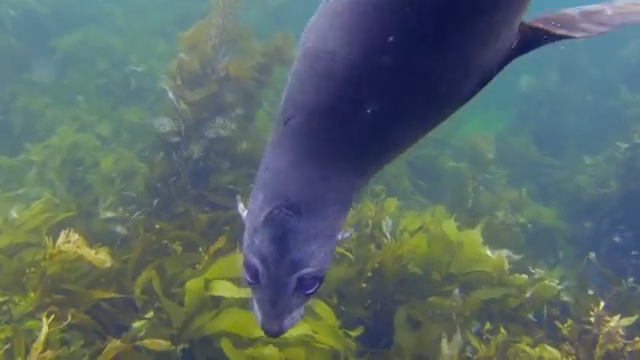
#> input picture data/raw-890/10909.png, 640 x 360 px; its folder holds only this picture in this run
$ python adaptive_preview.py   (older library calls are emulated)
#> lines starting #> are read from the running program, lines starting #| are printed output that depends on the picture
#> in process_one, original is the input picture: shape (360, 640, 3); mean B, G, R 104.2, 106, 89.8
### adaptive_pipeline.py

"""
Degradation-aware adaptive underwater enhancement.

Uses existing project implementations:
1. color_correction.py
2. dehazing.py
3. contrast.py

Input/output: uint8 BGR images.
"""

import cv2
import numpy as np

from dip.color_correction import correct
from dip.dehazing import dehaze
from dip.contrast import enhance_contrast


def clip01(value):
    return float(np.clip(value, 0.0, 1.0))


def estimate_degradation(image):
    """
    Estimate color deficiency, haze and local contrast.

    All indicators are heuristic proxies and require validation.
    """

    if image is None or image.ndim != 3 or image.shape[2] != 3:
        raise ValueError("Expected a valid 3-channel BGR image.")

    if image.dtype != np.uint8:
        raise TypeError("Expected uint8 BGR image.")

    f = image.astype(np.float32) / 255.0

    # --------------------------------------------------
    # 1. RED CHANNEL DEFICIENCY
    # --------------------------------------------------

    blue_mean, green_mean, red_mean = f.mean(axis=(0, 1))
#> blue_mean = 0.409; green_mean = 0.415; red_mean = 0.352

    red_deficiency = clip01(
        (green_mean - red_mean) / max(green_mean, 1e-6)
    )
#> red_deficiency = 0.153

    # --------------------------------------------------
    # 2. HAZE ESTIMATION USING UDCP TRANSMISSION
    # --------------------------------------------------

    _, transmission = dehaze(
        image,
        method="udcp",
        patch=15,
        omega=0.75,
        t0=0.25,
        refine=True,
        return_t=True,
    )

    mean_transmission = float(np.mean(transmission))
    median_transmission = float(np.median(transmission))

    haze_indicator = clip01(1.0 - mean_transmission)

    # --------------------------------------------------
    # 3. LOCAL CONTRAST ESTIMATION
    # --------------------------------------------------

    lab = cv2.cvtColor(image, cv2.COLOR_BGR2LAB)

    luminance = lab[:, :, 0].astype(np.float32)

    local_mean = cv2.boxFilter(
        luminance,
        -1,
        (15, 15),
        normalize=True,
    )

    local_mean_sq = cv2.boxFilter(
        luminance * luminance,
        -1,
        (15, 15),
        normalize=True,
    )

    local_variance = np.maximum(
        local_mean_sq - local_mean * local_mean,
        0.0,
    )

    local_std = np.sqrt(local_variance)

    local_contrast = float(np.mean(local_std))

    # Initial reference threshold. Validate on your dataset.
    target_local_contrast = 25.0

    contrast_deficiency = clip01(
        (target_local_contrast - local_contrast)
        / target_local_contrast
    )

    # --------------------------------------------------
    # 4. HIGH-FREQUENCY RESPONSE
    # --------------------------------------------------

    median_filtered = cv2.medianBlur(
        luminance.astype(np.uint8),
        3,
    ).astype(np.float32)

    high_frequency_residual = np.abs(
        luminance - median_filtered
    )

    high_frequency_score = clip01(
        float(np.median(high_frequency_residual)) / 12.0
    )

    return {
        "red_deficiency": red_deficiency,
        "haze_indicator": haze_indicator,
        "contrast_deficiency": contrast_deficiency,
        "local_contrast": local_contrast,
        "high_frequency_score": high_frequency_score,
        "mean_transmission": mean_transmission,
        "median_transmission": median_transmission,
        "red_mean": float(red_mean),
        "green_mean": float(green_mean),
        "blue_mean": float(blue_mean),
    }


DEFAULT_CONTROLLER = {
    "red_alpha_base": 0.15,
    "red_alpha_slope": 0.25,
    "udcp_omega_base": 0.55,
    "udcp_omega_slope": 0.25,
    "clahe_slope": 0.8,
}


def select_adaptive_parameters(degradation, controller=None):
    """
    Conservative adaptive parameter controller.

    Initial parameter ranges must be tuned using validation data.
    """

    red_def = degradation["red_deficiency"]
    haze = degradation["haze_indicator"]
    contrast_def = degradation["contrast_deficiency"]
    high_frequency = degradation["high_frequency_score"]

    # Conservative red compensation.
    # Use green reference to avoid blue channel increasing reference mean.
    coefficients = {**DEFAULT_CONTROLLER, **(controller or {})}
    red_alpha = float(
        np.clip(
            coefficients["red_alpha_base"] + coefficients["red_alpha_slope"] * red_def,
            coefficients["red_alpha_base"],
            0.40,
        )
    )

    # Stronger haze estimate -> stronger UDCP.
    udcp_omega = float(
        np.clip(
            coefficients["udcp_omega_base"] + coefficients["udcp_omega_slope"] * haze,
            coefficients["udcp_omega_base"],
            0.80,
        )
    )

    # Fixed transmission floor.
    udcp_t0 = 0.25

    # Increase CLAHE only when local contrast is low.
    # Reduce enhancement when high-frequency response is high.
    clahe_clip_limit = float(
        np.clip(
            1.0 + coefficients["clahe_slope"] * contrast_def
            * (1.0 - 0.5 * high_frequency),
            1.0,
            1.8,
        )
    )

    return {
        "red_alpha": red_alpha,
        "red_reference": "green",
        "shades_max_gain": 1.5,
        "shades_stretch": False,
        "udcp_omega": udcp_omega,
        "udcp_t0": udcp_t0,
        "clahe_clip_limit": clahe_clip_limit,
    }


# [71 lines left out: function enhance_adaptive, not called in this run]

### dip/dehazing.py
"""
Dehazing for underwater images.
Problem: light scatters off particles in the water, adding a veil of "haze" over the scene.
Model:   I = J * t + A * (1 - t)
         I = observed image, J = clean scene (what we want), t = transmission (how much scene light
         survives, 0-1), A = atmospheric / veiling light (the color of the haze itself).
All functions take and return uint8 BGR images (OpenCV's default format).
"""
import numpy as np             # array maths on pixel values
import cv2                     # OpenCV, used for min/box filters


def dark_channel(img_f, patch=15, channels=None):  # darkest value in each local patch
#> called with patch = 15
    sub = img_f if channels is None else img_f[..., channels]  # optionally use only some channels
    per_pixel_min = sub.min(axis=2)                # smallest value across the chosen channels at each pixel
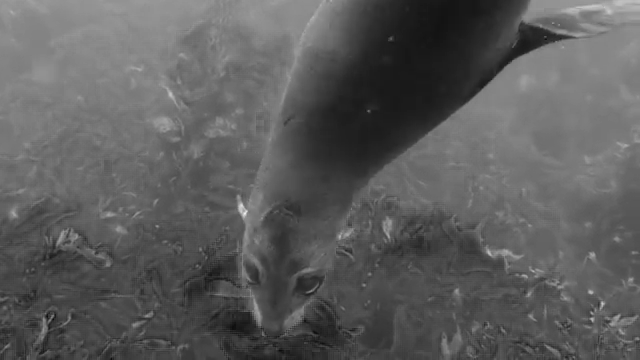
#> per_pixel_min: shape (360, 640) float32; min 0.0471, max 0.929, mean 0.362
    kernel = cv2.getStructuringElement(cv2.MORPH_RECT, (patch, patch))  # square patch window
    return cv2.erode(per_pixel_min, kernel)        # erode = minimum filter: darkest value in the patch
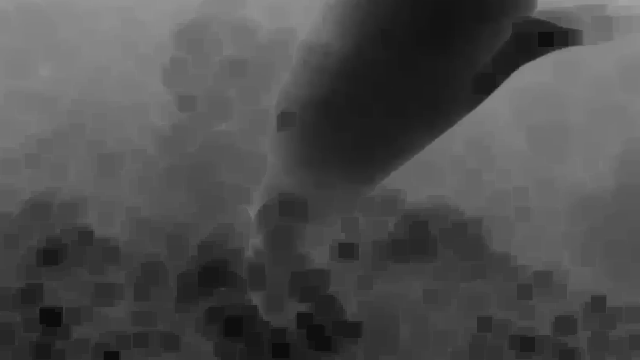
#> returned value: shape (360, 640) float32; min 0.0471, max 0.639, mean 0.304


def estimate_atmospheric_light(img_f, dark, top_percent=0.1):
    """Estimate veiling light while avoiding bright, highly textured foregrounds."""
#> called with top_percent = 0.1
    n = max(1, int(dark.size * top_percent / 100))
    flat = img_f.reshape(-1, 3)
    gray = cv2.cvtColor(img_f, cv2.COLOR_BGR2GRAY)
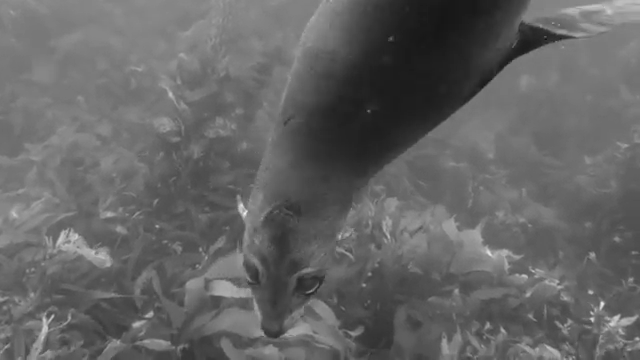
#> gray: shape (360, 640) float32; min 0.0678, max 0.935, mean 0.396
    texture = np.abs(cv2.Laplacian(gray, cv2.CV_32F)).reshape(-1)
    blue_red = flat[:, 0] - flat[:, 2]
    score = dark.reshape(-1) + 0.15 * blue_red - 0.15 * _normalize_map(texture)
#> in _normalize_map, `low, high = np.percentile(value, [5, 95])`: low = 0.000133; high = 0.0497
    idx = np.argpartition(score, -n)[-n:]
#> idx = 230 values, max 3770 at index 191, min 80 at index 8, mean 1406.2
    candidates = flat[idx]
#> candidates = 230 rows, first 8: [0.678, 0.58, 0.349], [0.722, 0.604, 0.408], [0.682, 0.584, 0.361], [0.612, 0.576, 0.392], [0.612, 0.576, 0.392], [0.612, 0.576, 0.392], [0.612, 0.576, 0.392], [0.612, 0.576, 0.392]
    a = candidates[np.argmax(candidates.sum(axis=1))]
#> a = [0.804, 0.749, 0.71]
    return np.maximum(a, 0.05)


def _normalize_map(value):
    low, high = np.percentile(value, [5, 95])
    return np.clip((value - low) / max(float(high - low), 1e-6), 0.0, 1.0)


def guided_filter(guide, src, radius=30, eps=1e-3):  # edge-preserving smoothing (He et al. guided filter)
    size = (2 * radius + 1, 2 * radius + 1)         # box window size
    box = lambda x: cv2.boxFilter(x, -1, size)      # local average over that window
    mean_i, mean_p = box(guide), box(src)           # local averages of guide and source
    var_i = box(guide * guide) - mean_i * mean_i    # local variance of the guide
    cov_ip = box(guide * src) - mean_i * mean_p     # local covariance of guide and source
    a = cov_ip / (var_i + eps)                      # slope: eps controls how much smoothing happens
    b = mean_p - a * mean_i                         # intercept
    return box(a) * guide + box(b)                  # smoothed result that follows the guide's edges


def dehaze(img, method="udcp", patch=15, omega=0.95, t0=0.25, refine=True, return_t=False):
    """Dehaze with DCP, UDCP, a red-channel-aware prior, or a simplified Red Channel Prior (rcp)."""
    f = img.astype(np.float32) / 255.0              # work in 0-1 floats
    if method not in ("dcp", "udcp", "red", "rcp"):
        raise ValueError("method must be 'dcp', 'udcp', 'red', or 'rcp'")
    channels = None if method == "dcp" else [0, 1]

    if method == "rcp":
        prior_img = f.copy()
        prior_img[..., 2] = 1.0 - f[..., 2]         # invert red: lost red now looks like haze
        dark = dark_channel(prior_img, patch, None) # min over (B, G, 1-R) in each patch
    else:
        dark = dark_channel(f, patch, channels)     # dark channel of the observed image
    a = estimate_atmospheric_light(f, dark)         # haze color A, one value per channel [B, G, R]
#> a = [0.804, 0.749, 0.71]

    normed = f / a
    if method == "red":
        red = cv2.erode(normed[..., 2], cv2.getStructuringElement(
            cv2.MORPH_RECT, (patch, patch)
        ))
        t = 1.0 - omega * red
    elif method == "rcp":
        a_prior = a.copy()
        a_prior[2] = max(1.0 - a[2], 0.05)          # background light in the inverted-red space
        t = 1.0 - omega * dark_channel(prior_img / a_prior, patch, None)
    else:
        t = 1.0 - omega * dark_channel(normed, patch, channels)
#> call 2 of dark_channel, with patch = 15
#> in dark_channel (call 2), `return cv2.erode(per_pixel_min, kernel)`:
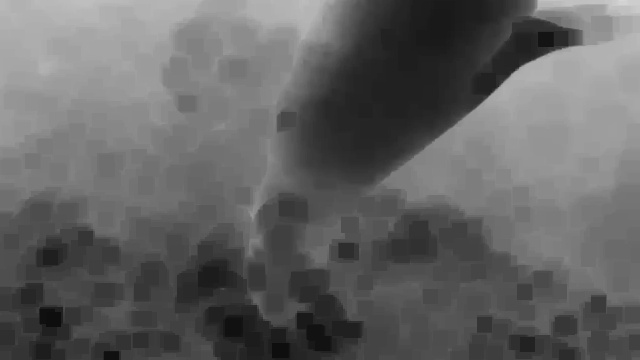
#> returned value: shape (360, 640) float32; min 0.0585, max 0.844, mean 0.39
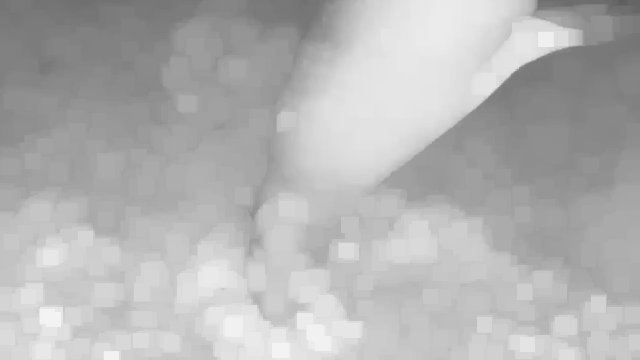
#> t: shape (360, 640) float32; min 0.367, max 0.956, mean 0.707

    if refine:                                      # raw t is blocky because of the patches
        gray = cv2.cvtColor(img, cv2.COLOR_BGR2GRAY).astype(np.float32) / 255.0  # guide image
        t = np.clip(guided_filter(gray, t.astype(np.float32)), 0, 1)  # smooth t while keeping object edges
#> (the rest of the program and of its run is left out)
